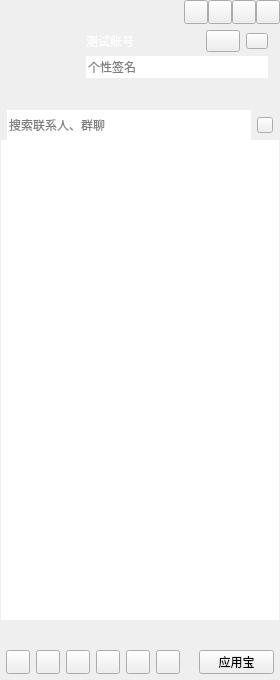
<?xml version="1.0" encoding="UTF-8"?>
<ui version="4.0">
 <class>CCMainWindow</class>
 <widget class="QWidget" name="CCMainWindow">
  <property name="geometry">
   <rect>
    <x>0</x>
    <y>0</y>
    <width>280</width>
    <height>680</height>
   </rect>
  </property>
  <property name="minimumSize">
   <size>
    <width>280</width>
    <height>680</height>
   </size>
  </property>
  <property name="windowTitle">
   <string>CCMainWindow</string>
  </property>
  <layout class="QVBoxLayout" name="verticalLayout_6">
   <property name="spacing">
    <number>0</number>
   </property>
   <property name="leftMargin">
    <number>0</number>
   </property>
   <property name="topMargin">
    <number>0</number>
   </property>
   <property name="rightMargin">
    <number>0</number>
   </property>
   <property name="bottomMargin">
    <number>0</number>
   </property>
   <item>
    <widget class="QWidget" name="titleWidget" native="true">
     <property name="sizePolicy">
      <sizepolicy hsizetype="Expanding" vsizetype="Preferred">
       <horstretch>0</horstretch>
       <verstretch>0</verstretch>
      </sizepolicy>
     </property>
     <property name="titleskin" stdset="0">
      <bool>true</bool>
     </property>
     <layout class="QVBoxLayout" name="verticalLayout_2">
      <property name="spacing">
       <number>0</number>
      </property>
      <property name="leftMargin">
       <number>0</number>
      </property>
      <property name="topMargin">
       <number>0</number>
      </property>
      <property name="rightMargin">
       <number>0</number>
      </property>
      <property name="bottomMargin">
       <number>0</number>
      </property>
      <item>
       <layout class="QHBoxLayout" name="horizontalLayout">
        <property name="spacing">
         <number>0</number>
        </property>
        <property name="leftMargin">
         <number>12</number>
        </property>
        <item>
         <widget class="QLabel" name="titleIcon">
          <property name="sizePolicy">
           <sizepolicy hsizetype="Fixed" vsizetype="Fixed">
            <horstretch>0</horstretch>
            <verstretch>0</verstretch>
           </sizepolicy>
          </property>
          <property name="minimumSize">
           <size>
            <width>42</width>
            <height>18</height>
           </size>
          </property>
          <property name="maximumSize">
           <size>
            <width>42</width>
            <height>18</height>
           </size>
          </property>
          <property name="text">
           <string/>
          </property>
         </widget>
        </item>
        <item>
         <spacer name="horizontalSpacer">
          <property name="orientation">
           <enum>Qt::Horizontal</enum>
          </property>
          <property name="sizeHint" stdset="0">
           <size>
            <width>40</width>
            <height>20</height>
           </size>
          </property>
         </spacer>
        </item>
        <item>
         <widget class="QPushButton" name="placehold1">
          <property name="sizePolicy">
           <sizepolicy hsizetype="Fixed" vsizetype="Fixed">
            <horstretch>0</horstretch>
            <verstretch>0</verstretch>
           </sizepolicy>
          </property>
          <property name="minimumSize">
           <size>
            <width>24</width>
            <height>24</height>
           </size>
          </property>
          <property name="maximumSize">
           <size>
            <width>24</width>
            <height>24</height>
           </size>
          </property>
          <property name="text">
           <string/>
          </property>
         </widget>
        </item>
        <item>
         <widget class="QPushButton" name="placehold2">
          <property name="sizePolicy">
           <sizepolicy hsizetype="Fixed" vsizetype="Fixed">
            <horstretch>0</horstretch>
            <verstretch>0</verstretch>
           </sizepolicy>
          </property>
          <property name="minimumSize">
           <size>
            <width>24</width>
            <height>24</height>
           </size>
          </property>
          <property name="maximumSize">
           <size>
            <width>24</width>
            <height>24</height>
           </size>
          </property>
          <property name="text">
           <string/>
          </property>
         </widget>
        </item>
        <item>
         <widget class="QPushButton" name="sysmin">
          <property name="sizePolicy">
           <sizepolicy hsizetype="Fixed" vsizetype="Fixed">
            <horstretch>0</horstretch>
            <verstretch>0</verstretch>
           </sizepolicy>
          </property>
          <property name="minimumSize">
           <size>
            <width>24</width>
            <height>24</height>
           </size>
          </property>
          <property name="maximumSize">
           <size>
            <width>24</width>
            <height>24</height>
           </size>
          </property>
          <property name="text">
           <string/>
          </property>
         </widget>
        </item>
        <item>
         <widget class="QPushButton" name="sysclose">
          <property name="sizePolicy">
           <sizepolicy hsizetype="Fixed" vsizetype="Fixed">
            <horstretch>0</horstretch>
            <verstretch>0</verstretch>
           </sizepolicy>
          </property>
          <property name="minimumSize">
           <size>
            <width>24</width>
            <height>24</height>
           </size>
          </property>
          <property name="maximumSize">
           <size>
            <width>24</width>
            <height>24</height>
           </size>
          </property>
          <property name="text">
           <string/>
          </property>
         </widget>
        </item>
       </layout>
      </item>
      <item>
       <layout class="QHBoxLayout" name="horizontalLayout_3">
        <property name="spacing">
         <number>6</number>
        </property>
        <property name="leftMargin">
         <number>12</number>
        </property>
        <property name="topMargin">
         <number>6</number>
        </property>
        <property name="rightMargin">
         <number>12</number>
        </property>
        <property name="bottomMargin">
         <number>6</number>
        </property>
        <item>
         <widget class="QLabel" name="headLabel">
          <property name="sizePolicy">
           <sizepolicy hsizetype="Fixed" vsizetype="Fixed">
            <horstretch>0</horstretch>
            <verstretch>0</verstretch>
           </sizepolicy>
          </property>
          <property name="minimumSize">
           <size>
            <width>68</width>
            <height>68</height>
           </size>
          </property>
          <property name="maximumSize">
           <size>
            <width>68</width>
            <height>68</height>
           </size>
          </property>
          <property name="text">
           <string/>
          </property>
         </widget>
        </item>
        <item>
         <layout class="QVBoxLayout" name="verticalLayout">
          <property name="spacing">
           <number>4</number>
          </property>
          <item>
           <layout class="QHBoxLayout" name="horizontalLayout_2">
            <property name="spacing">
             <number>6</number>
            </property>
            <item>
             <widget class="QLabel" name="nameLabel">
              <property name="sizePolicy">
               <sizepolicy hsizetype="Expanding" vsizetype="Fixed">
                <horstretch>0</horstretch>
                <verstretch>0</verstretch>
               </sizepolicy>
              </property>
              <property name="minimumSize">
               <size>
                <width>0</width>
                <height>22</height>
               </size>
              </property>
              <property name="maximumSize">
               <size>
                <width>16777215</width>
                <height>22</height>
               </size>
              </property>
              <property name="styleSheet">
               <string notr="true">color:rgb(255,255,255);
font:75 &quot;PingFang SC&quot;;</string>
              </property>
              <property name="text">
               <string>测试账号</string>
              </property>
             </widget>
            </item>
            <item>
             <widget class="QPushButton" name="statusBtn">
              <property name="sizePolicy">
               <sizepolicy hsizetype="Fixed" vsizetype="Fixed">
                <horstretch>0</horstretch>
                <verstretch>0</verstretch>
               </sizepolicy>
              </property>
              <property name="minimumSize">
               <size>
                <width>34</width>
                <height>22</height>
               </size>
              </property>
              <property name="maximumSize">
               <size>
                <width>34</width>
                <height>22</height>
               </size>
              </property>
              <property name="text">
               <string/>
              </property>
              <property name="hasborder" stdset="0">
               <bool>true</bool>
              </property>
             </widget>
            </item>
            <item>
             <widget class="QPushButton" name="levelBtn">
              <property name="sizePolicy">
               <sizepolicy hsizetype="Fixed" vsizetype="Fixed">
                <horstretch>0</horstretch>
                <verstretch>0</verstretch>
               </sizepolicy>
              </property>
              <property name="minimumSize">
               <size>
                <width>22</width>
                <height>16</height>
               </size>
              </property>
              <property name="maximumSize">
               <size>
                <width>22</width>
                <height>16</height>
               </size>
              </property>
              <property name="text">
               <string/>
              </property>
              <property name="hasborder" stdset="0">
               <bool>true</bool>
              </property>
             </widget>
            </item>
           </layout>
          </item>
          <item>
           <widget class="QLineEdit" name="lineEdit">
            <property name="minimumSize">
             <size>
              <width>0</width>
              <height>22</height>
             </size>
            </property>
            <property name="maximumSize">
             <size>
              <width>16777215</width>
              <height>22</height>
             </size>
            </property>
            <property name="frame">
             <bool>false</bool>
            </property>
            <property name="placeholderText">
             <string>个性签名</string>
            </property>
           </widget>
          </item>
          <item>
           <widget class="QWidget" name="appWidget" native="true">
            <property name="sizePolicy">
             <sizepolicy hsizetype="Expanding" vsizetype="Fixed">
              <horstretch>0</horstretch>
              <verstretch>0</verstretch>
             </sizepolicy>
            </property>
            <property name="minimumSize">
             <size>
              <width>0</width>
              <height>22</height>
             </size>
            </property>
            <property name="maximumSize">
             <size>
              <width>16777215</width>
              <height>22</height>
             </size>
            </property>
           </widget>
          </item>
         </layout>
        </item>
       </layout>
      </item>
     </layout>
    </widget>
   </item>
   <item>
    <widget class="QWidget" name="widget" native="true">
     <property name="sizePolicy">
      <sizepolicy hsizetype="Expanding" vsizetype="Expanding">
       <horstretch>0</horstretch>
       <verstretch>0</verstretch>
      </sizepolicy>
     </property>
     <layout class="QVBoxLayout" name="verticalLayout_4">
      <property name="spacing">
       <number>0</number>
      </property>
      <property name="leftMargin">
       <number>1</number>
      </property>
      <property name="topMargin">
       <number>0</number>
      </property>
      <property name="rightMargin">
       <number>1</number>
      </property>
      <property name="bottomMargin">
       <number>0</number>
      </property>
      <item>
       <widget class="QWidget" name="searchWidget" native="true">
        <property name="sizePolicy">
         <sizepolicy hsizetype="Expanding" vsizetype="Fixed">
          <horstretch>0</horstretch>
          <verstretch>0</verstretch>
         </sizepolicy>
        </property>
        <property name="minimumSize">
         <size>
          <width>0</width>
          <height>30</height>
         </size>
        </property>
        <property name="maximumSize">
         <size>
          <width>16777215</width>
          <height>30</height>
         </size>
        </property>
        <layout class="QHBoxLayout" name="horizontalLayout_4">
         <property name="spacing">
          <number>6</number>
         </property>
         <property name="leftMargin">
          <number>6</number>
         </property>
         <property name="topMargin">
          <number>0</number>
         </property>
         <property name="rightMargin">
          <number>6</number>
         </property>
         <property name="bottomMargin">
          <number>0</number>
         </property>
         <item>
          <widget class="QLineEdit" name="searchLineEdit">
           <property name="minimumSize">
            <size>
             <width>0</width>
             <height>30</height>
            </size>
           </property>
           <property name="maximumSize">
            <size>
             <width>16777215</width>
             <height>30</height>
            </size>
           </property>
           <property name="frame">
            <bool>false</bool>
           </property>
           <property name="placeholderText">
            <string>搜索联系人、群聊</string>
           </property>
          </widget>
         </item>
         <item>
          <widget class="QPushButton" name="searchBtn">
           <property name="sizePolicy">
            <sizepolicy hsizetype="Fixed" vsizetype="Fixed">
             <horstretch>0</horstretch>
             <verstretch>0</verstretch>
            </sizepolicy>
           </property>
           <property name="minimumSize">
            <size>
             <width>16</width>
             <height>16</height>
            </size>
           </property>
           <property name="maximumSize">
            <size>
             <width>16</width>
             <height>16</height>
            </size>
           </property>
           <property name="text">
            <string/>
           </property>
          </widget>
         </item>
        </layout>
       </widget>
      </item>
      <item>
       <widget class="QScrollArea" name="scrollArea">
        <property name="frameShape">
         <enum>QFrame::NoFrame</enum>
        </property>
        <property name="widgetResizable">
         <bool>true</bool>
        </property>
        <widget class="QWidget" name="scrollAreaWidgetContents">
         <property name="geometry">
          <rect>
           <x>0</x>
           <y>0</y>
           <width>278</width>
           <height>458</height>
          </rect>
         </property>
         <layout class="QVBoxLayout" name="verticalLayout_3">
          <property name="spacing">
           <number>0</number>
          </property>
          <property name="leftMargin">
           <number>0</number>
          </property>
          <property name="topMargin">
           <number>0</number>
          </property>
          <property name="rightMargin">
           <number>0</number>
          </property>
          <property name="bottomMargin">
           <number>0</number>
          </property>
          <item>
           <widget class="QTreeWidget" name="treeWidget">
            <property name="frameShape">
             <enum>QFrame::NoFrame</enum>
            </property>
            <property name="verticalScrollBarPolicy">
             <enum>Qt::ScrollBarAlwaysOff</enum>
            </property>
            <property name="horizontalScrollBarPolicy">
             <enum>Qt::ScrollBarAlwaysOff</enum>
            </property>
            <property name="editTriggers">
             <set>QAbstractItemView::AllEditTriggers</set>
            </property>
            <property name="headerHidden">
             <bool>true</bool>
            </property>
            <property name="expandsOnDoubleClick">
             <bool>false</bool>
            </property>
            <column>
             <property name="text">
              <string notr="true">1</string>
             </property>
            </column>
           </widget>
          </item>
         </layout>
        </widget>
       </widget>
      </item>
     </layout>
    </widget>
   </item>
   <item>
    <widget class="QWidget" name="bottomWidget" native="true">
     <property name="sizePolicy">
      <sizepolicy hsizetype="Expanding" vsizetype="Fixed">
       <horstretch>0</horstretch>
       <verstretch>0</verstretch>
      </sizepolicy>
     </property>
     <property name="minimumSize">
      <size>
       <width>0</width>
       <height>60</height>
      </size>
     </property>
     <property name="maximumSize">
      <size>
       <width>16777215</width>
       <height>60</height>
      </size>
     </property>
     <property name="bottomskin" stdset="0">
      <bool>true</bool>
     </property>
     <layout class="QVBoxLayout" name="verticalLayout_5" stretch="1,1">
      <property name="spacing">
       <number>6</number>
      </property>
      <property name="leftMargin">
       <number>6</number>
      </property>
      <property name="topMargin">
       <number>6</number>
      </property>
      <property name="rightMargin">
       <number>6</number>
      </property>
      <property name="bottomMargin">
       <number>6</number>
      </property>
      <item>
       <layout class="QHBoxLayout" name="bottomLayout_up">
        <property name="spacing">
         <number>6</number>
        </property>
       </layout>
      </item>
      <item>
       <layout class="QHBoxLayout" name="horizontalLayout_5">
        <property name="spacing">
         <number>6</number>
        </property>
        <item>
         <widget class="QPushButton" name="bottomBtn_1">
          <property name="sizePolicy">
           <sizepolicy hsizetype="Fixed" vsizetype="Fixed">
            <horstretch>0</horstretch>
            <verstretch>0</verstretch>
           </sizepolicy>
          </property>
          <property name="minimumSize">
           <size>
            <width>24</width>
            <height>24</height>
           </size>
          </property>
          <property name="maximumSize">
           <size>
            <width>24</width>
            <height>24</height>
           </size>
          </property>
          <property name="text">
           <string/>
          </property>
         </widget>
        </item>
        <item>
         <widget class="QPushButton" name="bottomBtn_2">
          <property name="sizePolicy">
           <sizepolicy hsizetype="Fixed" vsizetype="Fixed">
            <horstretch>0</horstretch>
            <verstretch>0</verstretch>
           </sizepolicy>
          </property>
          <property name="minimumSize">
           <size>
            <width>24</width>
            <height>24</height>
           </size>
          </property>
          <property name="maximumSize">
           <size>
            <width>24</width>
            <height>24</height>
           </size>
          </property>
          <property name="text">
           <string/>
          </property>
         </widget>
        </item>
        <item>
         <widget class="QPushButton" name="bottomBtn_3">
          <property name="sizePolicy">
           <sizepolicy hsizetype="Fixed" vsizetype="Fixed">
            <horstretch>0</horstretch>
            <verstretch>0</verstretch>
           </sizepolicy>
          </property>
          <property name="minimumSize">
           <size>
            <width>24</width>
            <height>24</height>
           </size>
          </property>
          <property name="maximumSize">
           <size>
            <width>24</width>
            <height>24</height>
           </size>
          </property>
          <property name="text">
           <string/>
          </property>
         </widget>
        </item>
        <item>
         <widget class="QPushButton" name="bottomBtn_4">
          <property name="sizePolicy">
           <sizepolicy hsizetype="Fixed" vsizetype="Fixed">
            <horstretch>0</horstretch>
            <verstretch>0</verstretch>
           </sizepolicy>
          </property>
          <property name="minimumSize">
           <size>
            <width>24</width>
            <height>24</height>
           </size>
          </property>
          <property name="maximumSize">
           <size>
            <width>24</width>
            <height>24</height>
           </size>
          </property>
          <property name="text">
           <string/>
          </property>
         </widget>
        </item>
        <item>
         <widget class="QPushButton" name="bottomBtn_5">
          <property name="sizePolicy">
           <sizepolicy hsizetype="Fixed" vsizetype="Fixed">
            <horstretch>0</horstretch>
            <verstretch>0</verstretch>
           </sizepolicy>
          </property>
          <property name="minimumSize">
           <size>
            <width>24</width>
            <height>24</height>
           </size>
          </property>
          <property name="maximumSize">
           <size>
            <width>24</width>
            <height>24</height>
           </size>
          </property>
          <property name="text">
           <string/>
          </property>
         </widget>
        </item>
        <item>
         <widget class="QPushButton" name="bottomBtn_6">
          <property name="sizePolicy">
           <sizepolicy hsizetype="Fixed" vsizetype="Fixed">
            <horstretch>0</horstretch>
            <verstretch>0</verstretch>
           </sizepolicy>
          </property>
          <property name="minimumSize">
           <size>
            <width>24</width>
            <height>24</height>
           </size>
          </property>
          <property name="maximumSize">
           <size>
            <width>24</width>
            <height>24</height>
           </size>
          </property>
          <property name="text">
           <string/>
          </property>
         </widget>
        </item>
        <item>
         <spacer name="horizontalSpacer_2">
          <property name="orientation">
           <enum>Qt::Horizontal</enum>
          </property>
          <property name="sizeHint" stdset="0">
           <size>
            <width>18</width>
            <height>20</height>
           </size>
          </property>
         </spacer>
        </item>
        <item>
         <widget class="QPushButton" name="bottomBtn_7">
          <property name="sizePolicy">
           <sizepolicy hsizetype="Preferred" vsizetype="Fixed">
            <horstretch>0</horstretch>
            <verstretch>0</verstretch>
           </sizepolicy>
          </property>
          <property name="minimumSize">
           <size>
            <width>63</width>
            <height>24</height>
           </size>
          </property>
          <property name="maximumSize">
           <size>
            <width>86</width>
            <height>24</height>
           </size>
          </property>
          <property name="text">
           <string>应用宝</string>
          </property>
         </widget>
        </item>
       </layout>
      </item>
     </layout>
    </widget>
   </item>
  </layout>
 </widget>
 <resources/>
 <connections/>
</ui>
